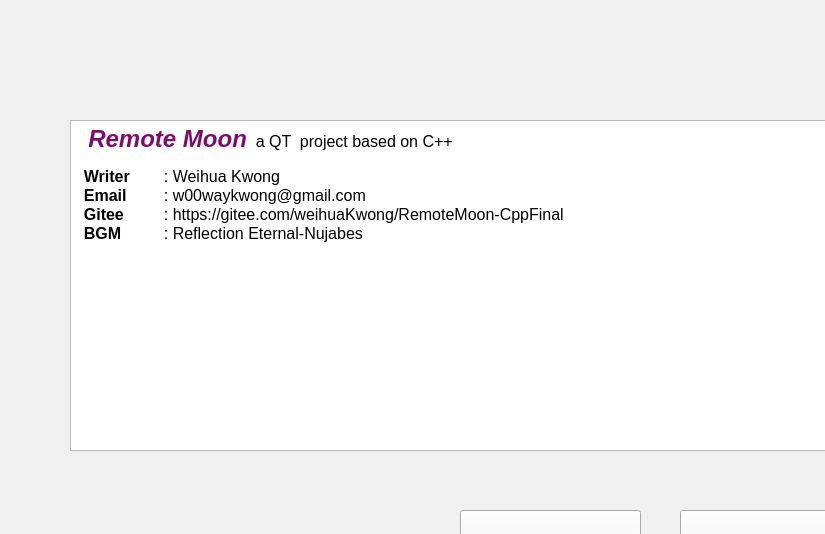
<?xml version="1.0" encoding="UTF-8"?>
<ui version="4.0">
 <class>Help</class>
 <widget class="QWidget" name="Help">
  <property name="geometry">
   <rect>
    <x>0</x>
    <y>0</y>
    <width>825</width>
    <height>534</height>
   </rect>
  </property>
  <property name="palette">
   <palette>
    <active>
     <colorrole role="Window">
      <brush brushstyle="SolidPattern">
       <color alpha="255">
        <red>255</red>
        <green>255</green>
        <blue>255</blue>
       </color>
      </brush>
     </colorrole>
    </active>
    <inactive>
     <colorrole role="Window">
      <brush brushstyle="SolidPattern">
       <color alpha="255">
        <red>240</red>
        <green>240</green>
        <blue>240</blue>
       </color>
      </brush>
     </colorrole>
    </inactive>
    <disabled>
     <colorrole role="Window">
      <brush brushstyle="SolidPattern">
       <color alpha="255">
        <red>255</red>
        <green>255</green>
        <blue>255</blue>
       </color>
      </brush>
     </colorrole>
    </disabled>
   </palette>
  </property>
  <property name="windowTitle">
   <string>Form</string>
  </property>
  <widget class="QTextBrowser" name="textBrowser">
   <property name="geometry">
    <rect>
     <x>70</x>
     <y>120</y>
     <width>1121</width>
     <height>331</height>
    </rect>
   </property>
   <property name="html">
    <string>&lt;!DOCTYPE HTML PUBLIC &quot;-//W3C//DTD HTML 4.0//EN&quot; &quot;http://www.w3.org/TR/REC-html40/strict.dtd&quot;&gt;
&lt;html&gt;&lt;head&gt;&lt;meta name=&quot;qrichtext&quot; content=&quot;1&quot; /&gt;&lt;meta charset=&quot;utf-8&quot; /&gt;&lt;style type=&quot;text/css&quot;&gt;
p, li { white-space: pre-wrap; }
hr { height: 1px; border-width: 0; }
li.unchecked::marker { content: &quot;\2610&quot;; }
li.checked::marker { content: &quot;\2612&quot;; }
&lt;/style&gt;&lt;/head&gt;&lt;body style=&quot; font-family:'Microsoft YaHei UI'; font-size:9pt; font-weight:400; font-style:normal;&quot;&gt;
&lt;p style=&quot; margin-top:0px; margin-bottom:0px; margin-left:0px; margin-right:0px; -qt-block-indent:0; text-indent:0px;&quot;&gt;&lt;span style=&quot; font-size:18pt; font-weight:700; font-style:italic; color:#7e0c6e;&quot;&gt;  Remote Moon&lt;/span&gt;&lt;span style=&quot; font-size:12pt; font-style:italic;&quot;&gt;  &lt;/span&gt;&lt;span style=&quot; font-size:12pt;&quot;&gt;a QT  project based on C++&lt;/span&gt;&lt;/p&gt;
&lt;p style=&quot;-qt-paragraph-type:empty; margin-top:0px; margin-bottom:0px; margin-left:0px; margin-right:0px; -qt-block-indent:0; text-indent:0px;&quot;&gt;&lt;br /&gt;&lt;/p&gt;
&lt;p style=&quot; margin-top:0px; margin-bottom:0px; margin-left:0px; margin-right:0px; -qt-block-indent:0; text-indent:0px;&quot;&gt;&lt;span style=&quot; font-size:12pt; font-weight:700;&quot;&gt;  Writer	  &lt;/span&gt;&lt;span style=&quot; font-size:12pt;&quot;&gt;:&lt;/span&gt;&lt;span style=&quot; font-size:12pt; font-weight:700;&quot;&gt; &lt;/span&gt;&lt;span style=&quot; font-size:12pt;&quot;&gt;Weihua Kwong&lt;/span&gt;&lt;/p&gt;
&lt;p style=&quot; margin-top:0px; margin-bottom:0px; margin-left:0px; margin-right:0px; -qt-block-indent:0; text-indent:0px;&quot;&gt;&lt;span style=&quot; font-size:12pt; font-weight:700;&quot;&gt;  Email	  &lt;/span&gt;&lt;span style=&quot; font-size:12pt;&quot;&gt;: w00waykwong@gmail.com&lt;/span&gt;&lt;/p&gt;
&lt;p style=&quot; margin-top:0px; margin-bottom:0px; margin-left:0px; margin-right:0px; -qt-block-indent:0; text-indent:0px;&quot;&gt;&lt;span style=&quot; font-size:12pt; font-weight:700;&quot;&gt;  Gitee	  &lt;/span&gt;&lt;span style=&quot; font-size:12pt;&quot;&gt;: https://gitee.com/weihuaKwong/RemoteMoon-CppFinal&lt;/span&gt;&lt;/p&gt;
&lt;p style=&quot; margin-top:0px; margin-bottom:0px; margin-left:0px; margin-right:0px; -qt-block-indent:0; text-indent:0px;&quot;&gt;&lt;span style=&quot; font-size:12pt; font-weight:700;&quot;&gt;  BGM	  &lt;/span&gt;&lt;span style=&quot; font-size:12pt;&quot;&gt;: Reflection Eternal-Nujabes&lt;/span&gt;&lt;/p&gt;&lt;/body&gt;&lt;/html&gt;</string>
   </property>
  </widget>
  <widget class="QPushButton" name="pushButton">
   <property name="geometry">
    <rect>
     <x>460</x>
     <y>510</y>
     <width>181</width>
     <height>61</height>
    </rect>
   </property>
   <property name="font">
    <font>
     <family>JetBrains Mono NL</family>
     <pointsize>12</pointsize>
    </font>
   </property>
   <property name="text">
    <string>Back</string>
   </property>
  </widget>
  <widget class="QPushButton" name="pushButton_2">
   <property name="geometry">
    <rect>
     <x>680</x>
     <y>510</y>
     <width>181</width>
     <height>61</height>
    </rect>
   </property>
   <property name="font">
    <font>
     <family>JetBrains Mono NL</family>
     <pointsize>12</pointsize>
    </font>
   </property>
   <property name="text">
    <string>Exit</string>
   </property>
  </widget>
 </widget>
 <resources/>
 <connections/>
</ui>
